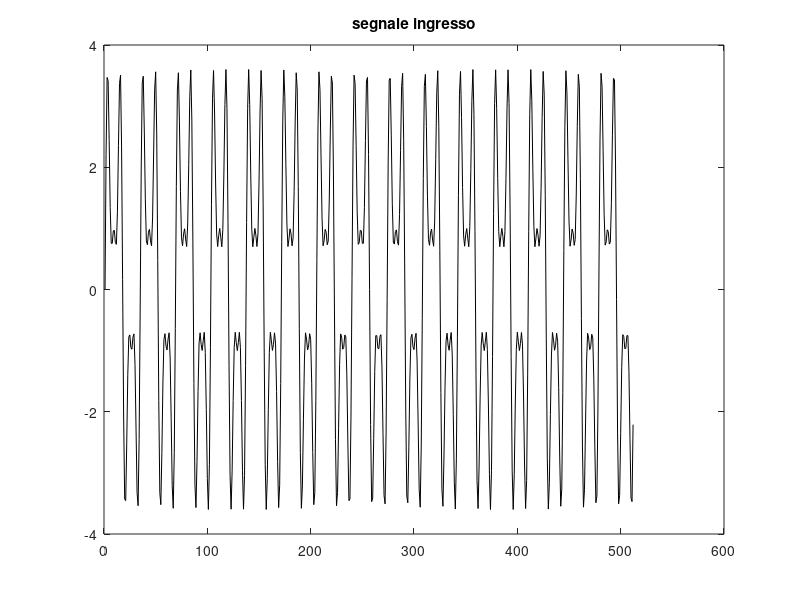
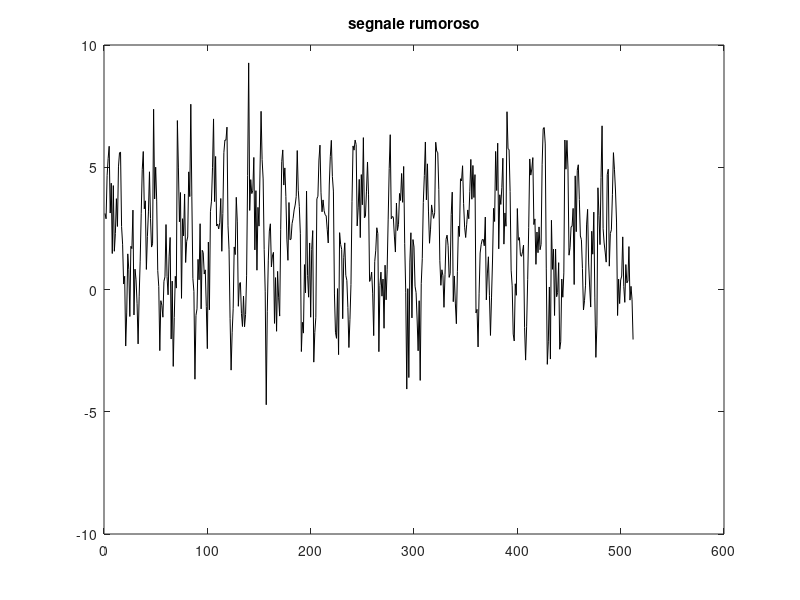
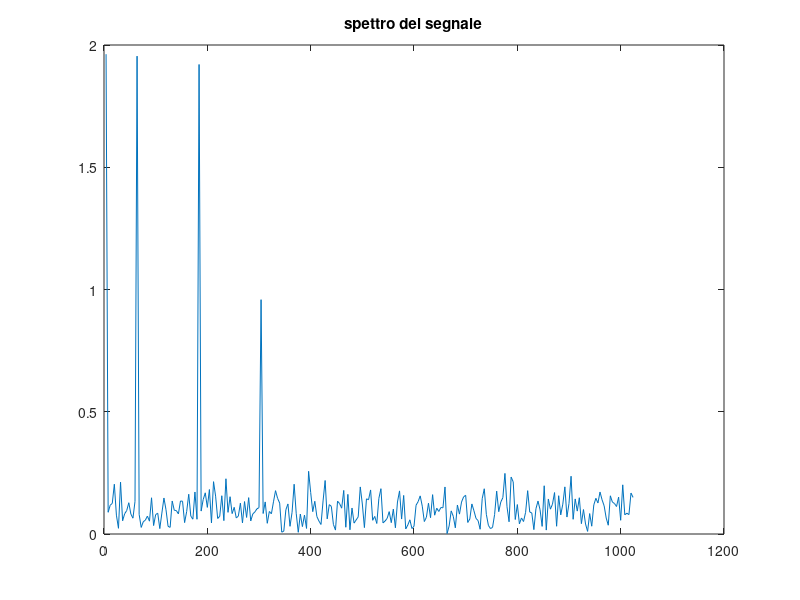

MATLAB code for these plots, in order:
% Questo programma genera un segnale armonico (cui è possibile aggiungere anche del rumore)
% e produce lo spettro risultante

% GENERA IL SEGNALE ARMONICO

clc
clear all
close all

K=[1 3 5]; %input('vettore ordini armonici ==> ');
A=[2 2 1]; %input('vettore ampiezze armoniche ==> ');
P=[0 0 0]; %input('vettore fasi armoniche in radianti ==> ');
N=512;  %input('N. di punti campionati ==> ');
f=60;  %input('frequenza della componente fondamentale ==> ');
M=15.;  %input('N. di periodi considerati ==> ');
disp('frequenza di campionamento ==> ')
fc=N*f/M
df=fc/N
delta=f/df-floor(f/df)
n0=0;  %input('N. ordine punto iniziale ==> ');
LK=length(K);
n=(n0:n0+N-1);
T=1/fc;
t=T*n;ka=2*pi*f/fc;
x0=0;            %tensione continua
for j=1:LK
	c=A(j)*sin(ka*K(j)*n+P(j));
	x0=x0+c;
end
figure(1), plot(x0,'k')
title ('segnale ingresso')


% CALCOLA VALORE MEDIO E VALORE EFFICACE

Vmean= mean(x0)
Veff= rms(x0)

% INTRODUCI RUMORE

n=2+1.3*randn(1,N);
x0=x0+n;

figure(2),  plot(x0,'k')
title ('segnale rumoroso')



% CALCOLA VALORE MEDIO E VALORE EFFICACE DEL SEGNALE RUMOROSO

Vmean= mean(x0)
Veff= rms(x0)

% CALCOLA LO SPETTRO DEL SEGNALE

A=fft(x0);
B=abs(A);
len=N/2;
B=[B(1) 2*B(2:len)];  % ripiegamento in frequenza
[a b]=max(B);
assex=(1:len)*df;
figure(3), plot(assex, B(:,1:len)./N)
title ('spettro del segnale')


